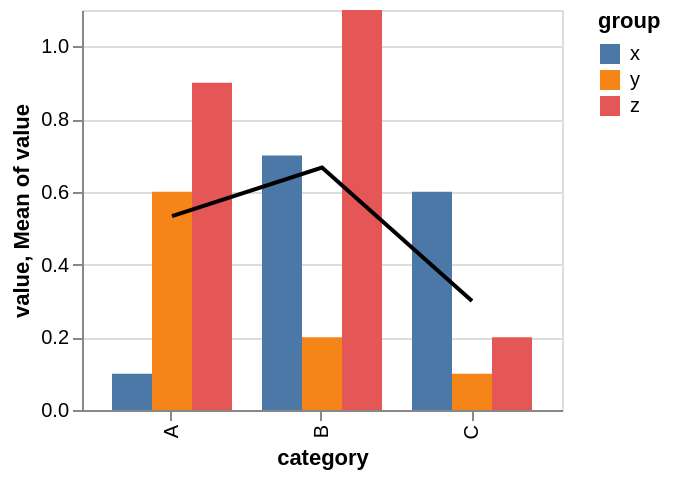

Here is the Vega-Lite specification saved for this chart:
### Vega specification from a JSON file in a GitHub repository (floating-point values rounded to 4 significant figures)
{"$schema": "https://vega.github.io/schema/vega/v5.json", "background": "white", "padding": 5, "height": 200, "style": "cell", "data": [{"name": "source_0", "values": [{"category": "A", "group": "x", "value": 0.1}, {"category": "A", "group": "y", "value": 0.6}, {"category": "A", "group": "z", "value": 0.9}, {"category": "B", "group": "x", "value": 0.7}, {"category": "B", "group": "y", "value": 0.2}, {"category": "B", "group": "z", "value": 1.1}, {"category": "C", "group": "x", "value": 0.6}, {"category": "C", "group": "y", "value": 0.1}, {"category": "C", "group": "z", "value": 0.2}]}, {"name": "data_1", "source": "source_0", "transform": [{"type": "filter", "expr": "isValid(datum[\"value\"]) && isFinite(+datum[\"value\"])"}]}, {"name": "data_2", "source": "source_0", "transform": [{"type": "aggregate", "groupby": ["category"], "ops": ["mean"], "fields": ["value"], "as": ["mean_value"]}]}], "signals": [{"name": "x_step", "update": "20 * bandspace(domain('xOffset').length) / (1-0.2)"}, {"name": "width", "update": "bandspace(domain('x').length, 0.2, 0.2) * x_step"}], "marks": [{"name": "layer_0_marks", "type": "rect", "style": ["bar"], "from": {"data": "data_1"}, "encode": {"update": {"fill": {"scale": "color", "field": "group"}, "ariaRoleDescription": {"value": "bar"}, "description": {"signal": "\"category: \" + (isValid(datum[\"category\"]) ? datum[\"category\"] : \"\"+datum[\"category\"]) + \"; value: \" + (format(datum[\"value\"], \"\")) + \"; group: \" + (isValid(datum[\"group\"]) ? datum[\"group\"] : \"\"+datum[\"group\"])"}, "x": {"scale": "x", "field": "category", "offset": {"scale": "xOffset", "field": "group"}}, "width": {"scale": "xOffset", "band": 1}, "y": {"scale": "y", "field": "value"}, "y2": {"scale": "y", "value": 0}}}}, {"name": "layer_1_marks", "type": "line", "style": ["line"], "sort": {"field": "datum[\"category\"]"}, "from": {"data": "data_2"}, "encode": {"update": {"stroke": {"value": "black"}, "description": {"signal": "\"category: \" + (isValid(datum[\"category\"]) ? datum[\"category\"] : \"\"+datum[\"category\"]) + \"; Mean of value: \" + (format(datum[\"mean_value\"], \"\"))"}, "x": {"scale": "x", "field": "category", "band": 0.5}, "y": {"scale": "y", "field": "mean_value"}, "defined": {"signal": "isValid(datum[\"mean_value\"]) && isFinite(+datum[\"mean_value\"])"}}}}], "scales": [{"name": "x", "type": "band", "domain": {"fields": [{"data": "data_1", "field": "category"}, {"data": "data_2", "field": "category"}], "sort": true}, "range": {"step": {"signal": "x_step"}}, "paddingInner": 0.2, "paddingOuter": 0.2}, {"name": "y", "type": "linear", "domain": {"fields": [{"data": "data_1", "field": "value"}, {"data": "data_2", "field": "mean_value"}]}, "range": [{"signal": "height"}, 0], "nice": true, "zero": true}, {"name": "xOffset", "type": "band", "domain": {"data": "data_1", "field": "group", "sort": true}, "range": {"step": 20}}, {"name": "color", "type": "ordinal", "domain": {"data": "data_1", "field": "group", "sort": true}, "range": "category"}], "axes": [{"scale": "y", "orient": "left", "gridScale": "x", "grid": true, "tickCount": {"signal": "ceil(height/40)"}, "domain": false, "labels": false, "aria": false, "maxExtent": 0, "minExtent": 0, "ticks": false, "zindex": 0}, {"scale": "x", "orient": "bottom", "grid": false, "title": "category", "labelAlign": "right", "labelAngle": 270, "labelBaseline": "middle", "zindex": 0}, {"scale": "y", "orient": "left", "grid": false, "title": "value, Mean of value", "labelOverlap": true, "tickCount": {"signal": "ceil(height/40)"}, "zindex": 0}], "legends": [{"fill": "color", "symbolType": "square", "title": "group"}]}
